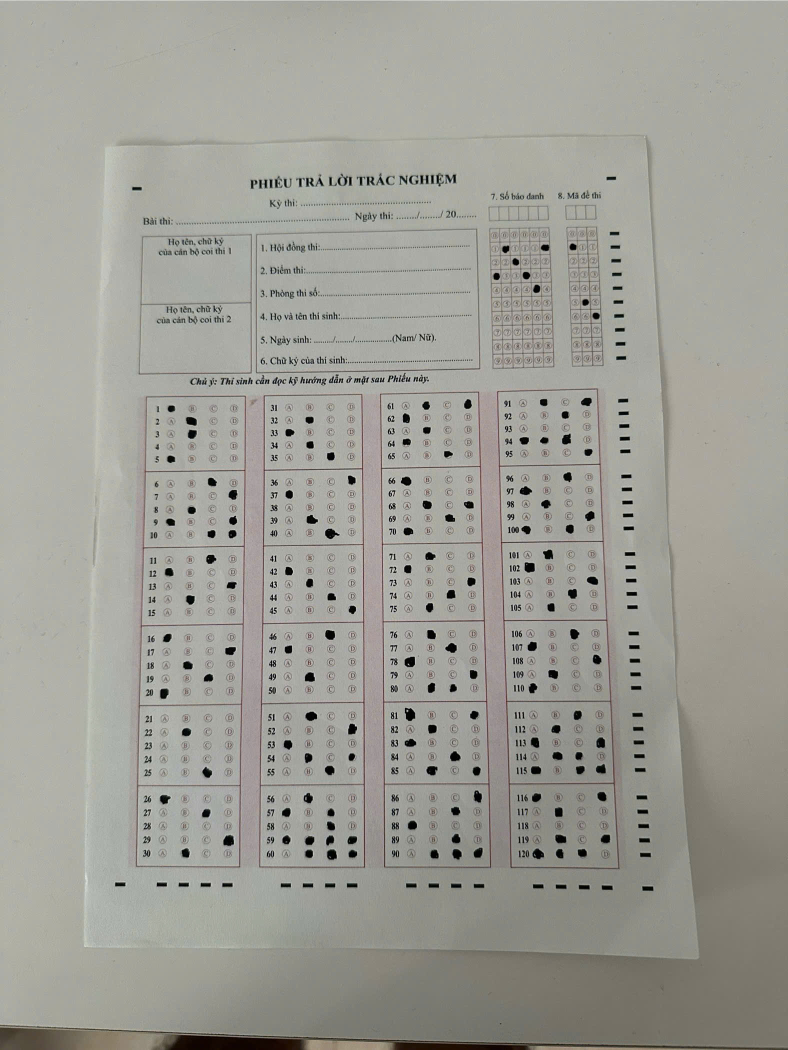
#> input picture Samples/SBD.jpg, 1576 x 2100 px, found by its file name (shown at 1/2 size)
$ python main.py
#> lines starting #> are read from the running program, lines starting #| are printed output that depends on the picture; after the words box and inside, x2 and y2 are one past the last pixel; in counts of white or black regions, pixels touching at a corner belong together
#> in main_pipeline, img is the input picture: shape (2100, 1576, 3); mean B, G, R 150.2, 157.7, 158.3
### backend/app/services/process_img.py
import cv2
import imutils
import numpy as np

ANSWERS_KEY = {
    1: "A",
    2: "B",
    3: "B",
    4: None,
    5: "A",
    6: "C",
    7: "D",
    8: "B",
    9: "A",
    10: "None",
    11: "C",
    12: "A",
    13: "D",
    14: "B",
    15: None,
    16: "A",
    17: "D",
    18: "B",
    19: "C",
    20: "A",
    21: None,
    22: "B",
    23: None,
    24: None,
    25: "C",
    26: "A",
    27: "C",
    28: None,
    29: "D",
    30: "B",
    31: None,
    32: "B",
    33: "A",
    34: "B",
    35: "C",
    36: "D",
    37: "A",
    38: None,
    39: "B",
    40: "C",
    41: None,
    42: "A",
    43: "B",
    44: "C",
    45: "D",
    46: "C",
    47: "A",
    48: None,
    49: "B",
    50: None,
    51: "B",
    52: "D",
    53: "A",
    54: "None",
    55: "C",
    56: "B",
    57: "None",
    58: "C",
    59: "None",
    60: "None",
    61: "None",
    62: "A",
    63: "B",
    64: "A",
    65: "C",
    66: "A",
    67: None,
    68: "None",
    69: "C",
    70: "A",
    71: "B",
    72: "A",
    73: "D",
    74: "C",
    75: "B",
    76: "B",
    77: "C",
    78: "A",
    79: "D",
    80: "None",
    81: "None",
    82: "B",
    83: "A",
    84: "C",
    85: "None",
    86: "D",
    87: "C",
    88: "A",
    89: "C",
    90: "None",
    91: "None",
    92: "C",
    93: "None",
    94: "None",
    95: "D",
    96: "C",
    97: "A",
    98: "B",
    99: "D",
    100: "None",
    101: "B",
    102: "A",
    103: "D",
    104: "C",
    105: "B",
    106: "C",
    107: "A",
    108: "D",
    109: "B",
    110: "A",
    111: "C",
    112: "B",
    113: "None",
    114: "None",
    115: "None",
    116: "None",
    117: "B",
    118: None,
    119: "None",
    120: "None",
}


# Hàm hiển thị hình ảnh
# [20 lines left out: function print_img, not called in this run]


def get_x(s):
    return s[1][0]


def get_y(s):
    return s[1][1]


def get_h(s):
    return s[1][3]


def get_x_ver1(s):
    s = cv2.boundingRect(s)
    return s[0] * s[1]


def order_point(pts):
    rect = np.zeros((4, 2), dtype="float32")
    # Theo hàng (axis = 1) cộng trái sang phải
    s = pts.sum(axis=1)
    # Trừ cột trái sang phải
    diff = np.diff(pts, axis=1)
    # Góc 0,0 của x và y sẽ nằm ở trên (Trong hình học máy)
    rect[0] = pts[np.argmin(s)]  # Góc trên-trái (x+y nhỏ nhất)
    rect[2] = pts[np.argmax(s)]  # Góc dưới-phải (x+y lớn nhất)
    rect[1] = pts[np.argmin(diff)]  # Góc trên-phải (x-y nhỏ nhất)
    rect[3] = pts[np.argmax(diff)]  # Góc dưới-trái (x-y lớn nhất)

    return rect


def find_sheet_contour(image):
    gray = cv2.cvtColor(image, cv2.COLOR_BGR2GRAY)
    # print_img(gray)
    blurred = cv2.GaussianBlur(gray, (5, 5), 0)
    # print_img(blurred)
    img_canny = cv2.Canny(blurred, 50, 150)
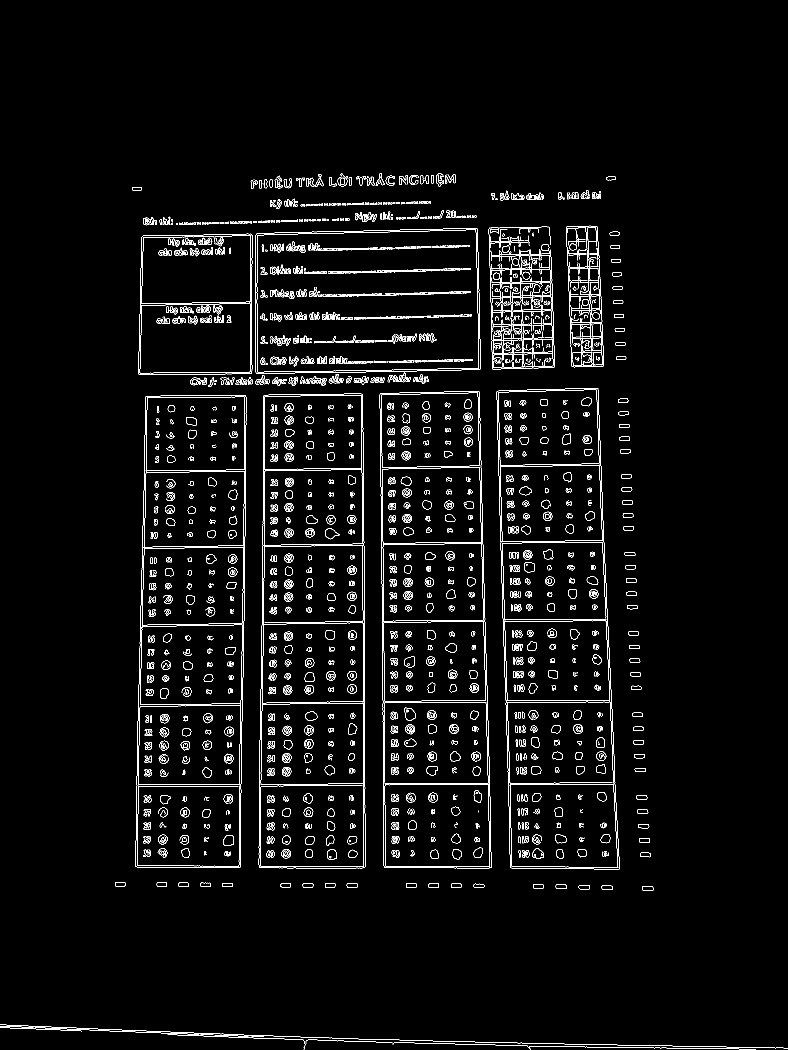
#> img_canny: shape (2100, 1576) (shown at 1/2 size); 3.3% white in thin lines or dots, all inside (x1, y1, x2, y2) = (0, 346, 1576, 2100)
    # print_img(img_canny)
    kernel = np.ones((5, 5), np.uint8)
    img_canny = cv2.dilate(img_canny, kernel, iterations=2)
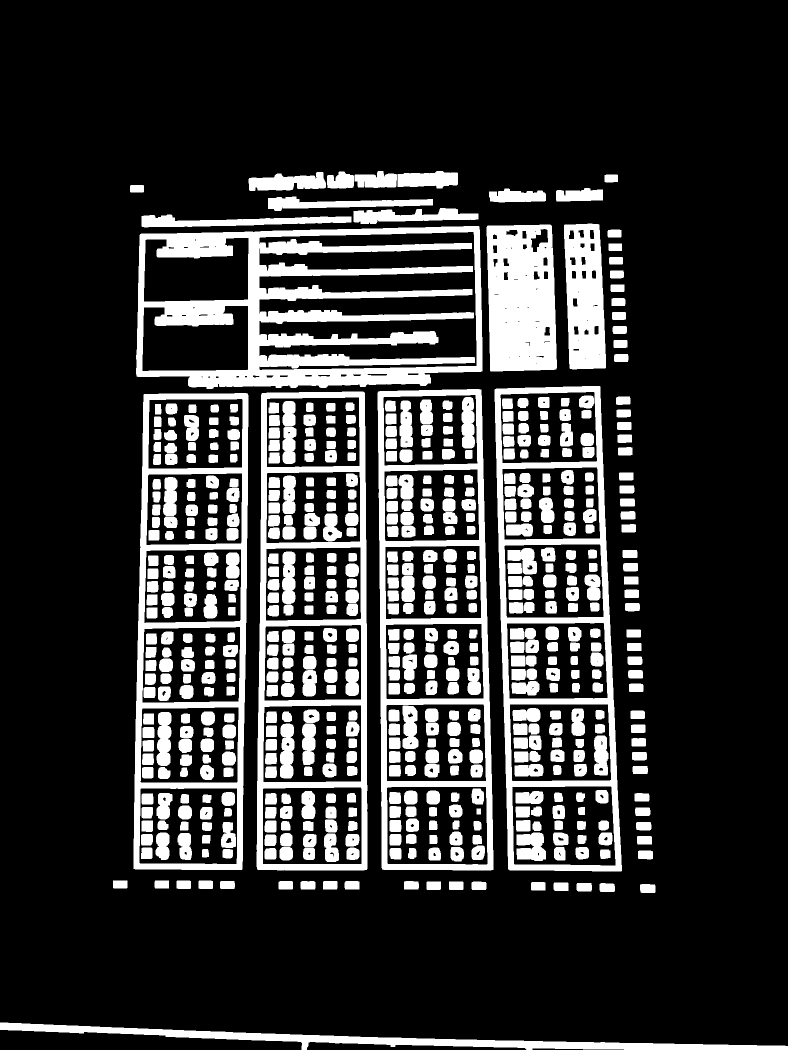
#> img_canny: shape (2100, 1576) (shown at 1/2 size); 20.2% white; 616 white regions
    # print_img(img_canny)
    cnts = cv2.findContours(img_canny, cv2.RETR_EXTERNAL, cv2.CHAIN_APPROX_SIMPLE)
#> cnts = 77 contours; largest, box (x1, y1, x2, y2) and area: (989, 772, 1244, 1743) 210400, (272, 452, 965, 778) 208722, (755, 778, 987, 1741) 205912, (513, 783, 735, 1741) 204131, (267, 786, 497, 1740) 203865
    cnts = imutils.grab_contours(cnts)
    cnts = sorted(cnts, key=cv2.contourArea, reverse=True)

    for c in cnts:
        # Đo độ dài(chu vi) của đuờng viền, true để đảm bảo đuờng viền khép kín
        peri = cv2.arcLength(c, True)
        # Hàm này giúp loại bỏ các điểm không quan trọng, chỉ giữ lại các điểm ngoặc (góc)
        approx = cv2.approxPolyDP(c, 0.02 * peri, True)
        if len(approx) == 4:
            area = cv2.contourArea(approx)
            img_area = image.shape[0] * image.shape[1]
            if area > 0.15 * img_area:
                # approx sẽ trả về kiểu (4,1,2) lần luợt là số góc, mỗi điểm nằm trong 1 list, 2 là x và y
                # (4,2) sẽ trả về x,y trong list đơn giản hơn (bỏ nhiều dấu [])
                return approx.reshape(4, 2)
#> this loop made 77 passes
#> (peri, approx, area) on passes 1 to 6: (2399.4, [[1199, 772], [989, 779], [1019, 1740], [1243, 1741]], 209516), (2082.6, [[958, 453], [282, 467], [273, 752], [964, 742]], 196146.5), (2363.3, [[958, 778], [755, 785], [767, 1739], [986, 1739]], 202102.5), (2344.1, [[726, 783], [522, 789], [516, 1739], [734, 1737]], 200876), (2342.2, [[492, 786], [287, 789], [270, 1738], [484, 1738]], 199111), (852.4, [[1100, 449], [973, 454], [981, 742], [1112, 738]], 37261.5)
    return None


def warp_perspective(image, pts, output_w=1700, output_h=2200):
    rect = order_point(pts.astype("float32"))

    # Ghi 4 tọa độ của hình đích, -1 là do pixel bắt đầu từ 0
    dst = np.array(
        [[0, 0], [output_w - 1, 0], [output_w - 1, output_h - 1], [0, output_h - 1]],
        dtype="float32",
    )

    m = cv2.getPerspectiveTransform(rect, dst)
    warped = cv2.warpPerspective(image, m, (output_w, output_h))
    return warped


def find_timing_marks(img):
    gray = cv2.cvtColor(img, cv2.COLOR_BGR2GRAY)
    for thresh_val in [50, 70, 90, 110, 130]:
        _, thresh = cv2.threshold(gray, thresh_val, 255, cv2.THRESH_BINARY_INV)
        contours, _ = cv2.findContours(
            thresh, cv2.RETR_EXTERNAL, cv2.CHAIN_APPROX_SIMPLE
        )

        marks = []
        for c in contours:
            x, y, w, h = cv2.boundingRect(c)
            area = w * h
            ratio = w / float(h) if h > 0 else 0
            # Lấy hình chữ nhật dẹt
            if 30 < area < 4000 and ratio > 1.5 and ratio < 6:
                marks.append((x, y, w, h))

        if len(marks) < 4:
            continue
#> this loop made 5 passes
#> pass 1, in find_timing_marks, `_, thresh = cv2.threshold(gray, thresh_val, 255, cv2.THRESH_BINARY_INV)`:
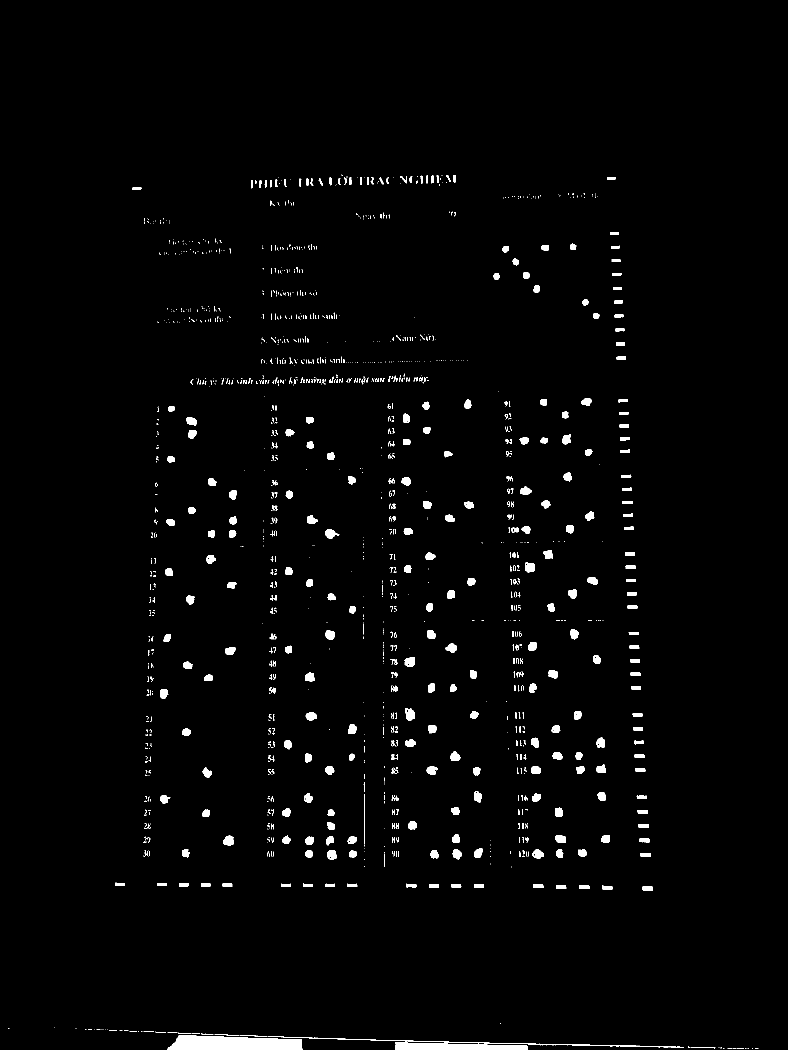
#> thresh: shape (2100, 1576) (shown at 1/2 size); 1.8% white; 1352 white regions (937 under 20 px), largest, box (x1, y1, x2, y2) and area: (334, 2070, 605, 2100) 6509, (790, 2085, 1056, 2100) 3140, (536, 2072, 1368, 2095) 1222
#> pass 3, in find_timing_marks, `_, thresh = cv2.threshold(gray, thresh_val, 255, cv2.THRESH_BINARY_INV)`:
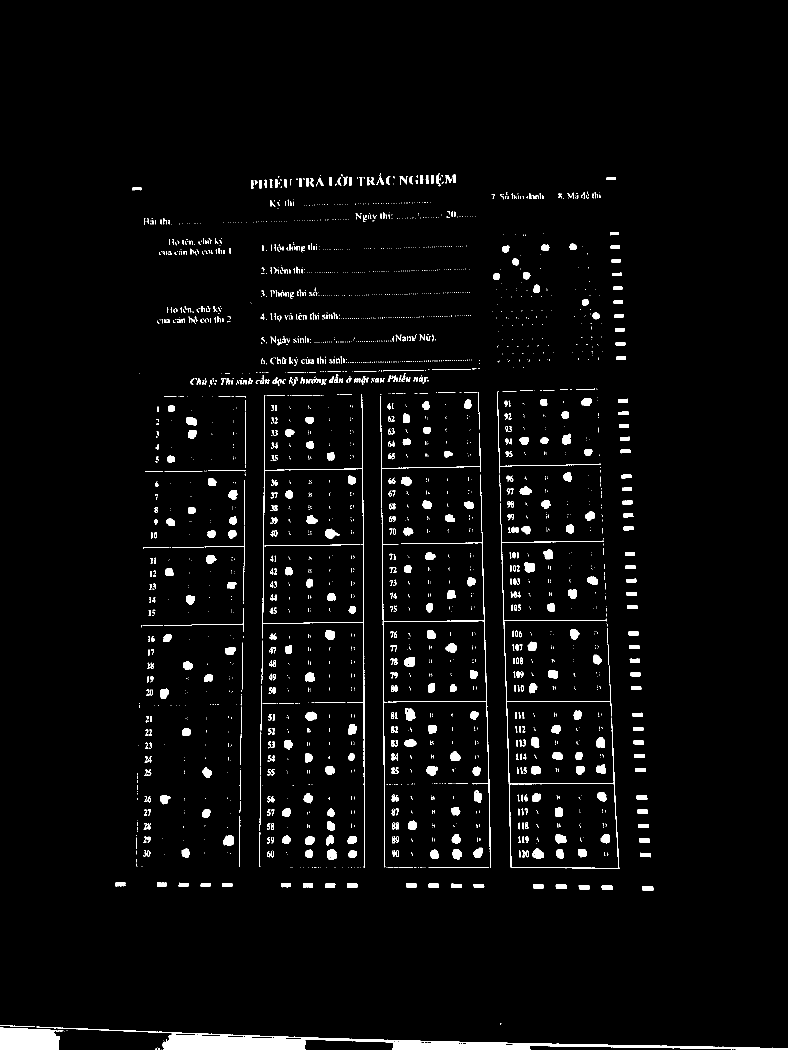
#> thresh: shape (2100, 1576) (shown at 1/2 size); 3.1% white; 2492 white regions (1823 under 20 px), largest, box (x1, y1, x2, y2) and area: (73, 2053, 1576, 2100) 15738, (0, 2055, 127, 2100) 4929, (1010, 1341, 1239, 1738) 2113

    h_img, w_img = img.shape[:2]
#> (the rest of the program and of its run is left out)
